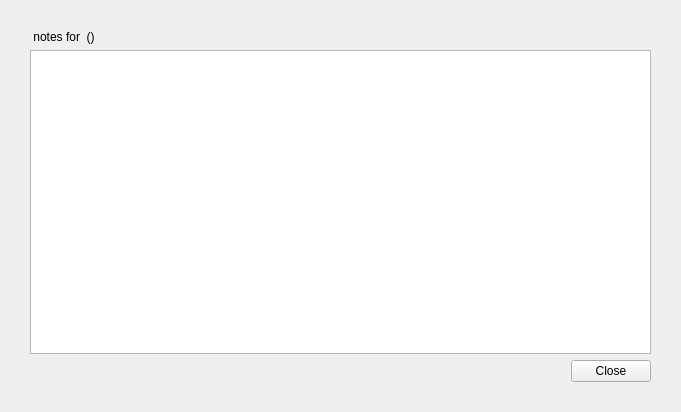
<?xml version="1.0" encoding="UTF-8"?>
<ui version="4.0">
 <class>QExamNoteDialog</class>
 <widget class="QWidget" name="QExamNoteDialog">
  <property name="geometry">
   <rect>
    <x>0</x>
    <y>0</y>
    <width>681</width>
    <height>412</height>
   </rect>
  </property>
  <property name="windowTitle">
   <string>Form</string>
  </property>
  <layout class="QVBoxLayout" name="verticalLayout_2">
   <property name="spacing">
    <number>6</number>
   </property>
   <property name="margin">
    <number>30</number>
   </property>
   <item>
    <widget class="QLabel" name="label">
     <property name="text">
      <string>&lt;Modality&gt; notes for &lt;UID&gt; (&lt;Date&gt;)</string>
     </property>
    </widget>
   </item>
   <item>
    <widget class="QPlainTextEdit" name="plainTextEdit"/>
   </item>
   <item>
    <layout class="QHBoxLayout" name="horizontalLayout">
     <item>
      <widget class="QDialogButtonBox" name="buttonBox">
       <property name="standardButtons">
        <set>QDialogButtonBox::Close</set>
       </property>
       <property name="centerButtons">
        <bool>false</bool>
       </property>
      </widget>
     </item>
    </layout>
   </item>
  </layout>
 </widget>
 <resources/>
 <connections>
  <connection>
   <sender>buttonBox</sender>
   <signal>rejected()</signal>
   <receiver>QExamNoteDialog</receiver>
   <slot>close()</slot>
   <hints>
    <hint type="sourcelabel">
     <x>412</x>
     <y>545</y>
    </hint>
    <hint type="destinationlabel">
     <x>412</x>
     <y>283</y>
    </hint>
   </hints>
  </connection>
 </connections>
</ui>
